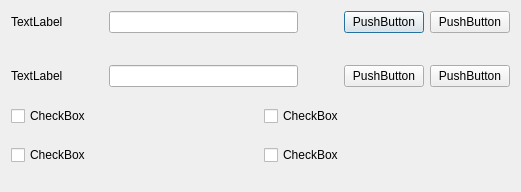
<?xml version="1.0" encoding="UTF-8"?>
<ui version="4.0">
 <class>Dialog</class>
 <widget class="QDialog" name="Dialog">
  <property name="geometry">
   <rect>
    <x>0</x>
    <y>0</y>
    <width>521</width>
    <height>192</height>
   </rect>
  </property>
  <property name="windowTitle">
   <string>Dialog</string>
  </property>
  <layout class="QGridLayout" name="gridLayout">
   <item row="0" column="0" colspan="2">
    <layout class="QHBoxLayout" name="horizontalLayout_4">
     <item>
      <widget class="QLabel" name="label">
       <property name="text">
        <string>TextLabel</string>
       </property>
      </widget>
     </item>
     <item>
      <spacer name="horizontalSpacer">
       <property name="orientation">
        <enum>Qt::Horizontal</enum>
       </property>
       <property name="sizeType">
        <enum>QSizePolicy::Fixed</enum>
       </property>
       <property name="sizeHint" stdset="0">
        <size>
         <width>40</width>
         <height>20</height>
        </size>
       </property>
      </spacer>
     </item>
     <item>
      <widget class="QLineEdit" name="lineEdit"/>
     </item>
     <item>
      <spacer name="horizontalSpacer_3">
       <property name="orientation">
        <enum>Qt::Horizontal</enum>
       </property>
       <property name="sizeType">
        <enum>QSizePolicy::Fixed</enum>
       </property>
       <property name="sizeHint" stdset="0">
        <size>
         <width>40</width>
         <height>10</height>
        </size>
       </property>
      </spacer>
     </item>
     <item>
      <widget class="QPushButton" name="pushButton">
       <property name="text">
        <string>PushButton</string>
       </property>
      </widget>
     </item>
     <item>
      <widget class="QPushButton" name="pushButton_2">
       <property name="text">
        <string>PushButton</string>
       </property>
      </widget>
     </item>
    </layout>
   </item>
   <item row="1" column="1">
    <spacer name="verticalSpacer">
     <property name="orientation">
      <enum>Qt::Vertical</enum>
     </property>
     <property name="sizeType">
      <enum>QSizePolicy::Fixed</enum>
     </property>
     <property name="sizeHint" stdset="0">
      <size>
       <width>20</width>
       <height>13</height>
      </size>
     </property>
    </spacer>
   </item>
   <item row="2" column="0" rowspan="3" colspan="2">
    <layout class="QVBoxLayout" name="verticalLayout">
     <item>
      <layout class="QHBoxLayout" name="horizontalLayout_3">
       <item>
        <widget class="QLabel" name="label_2">
         <property name="text">
          <string>TextLabel</string>
         </property>
        </widget>
       </item>
       <item>
        <spacer name="horizontalSpacer_2">
         <property name="orientation">
          <enum>Qt::Horizontal</enum>
         </property>
         <property name="sizeType">
          <enum>QSizePolicy::Fixed</enum>
         </property>
         <property name="sizeHint" stdset="0">
          <size>
           <width>40</width>
           <height>20</height>
          </size>
         </property>
        </spacer>
       </item>
       <item>
        <widget class="QLineEdit" name="lineEdit_2"/>
       </item>
       <item>
        <spacer name="horizontalSpacer_4">
         <property name="orientation">
          <enum>Qt::Horizontal</enum>
         </property>
         <property name="sizeType">
          <enum>QSizePolicy::Fixed</enum>
         </property>
         <property name="sizeHint" stdset="0">
          <size>
           <width>40</width>
           <height>13</height>
          </size>
         </property>
        </spacer>
       </item>
       <item>
        <widget class="QPushButton" name="pushButton_3">
         <property name="text">
          <string>PushButton</string>
         </property>
        </widget>
       </item>
       <item>
        <widget class="QPushButton" name="pushButton_4">
         <property name="text">
          <string>PushButton</string>
         </property>
        </widget>
       </item>
      </layout>
     </item>
     <item>
      <layout class="QHBoxLayout" name="horizontalLayout">
       <item>
        <widget class="QCheckBox" name="checkBox">
         <property name="text">
          <string>CheckBox</string>
         </property>
        </widget>
       </item>
       <item>
        <widget class="QCheckBox" name="checkBox_2">
         <property name="text">
          <string>CheckBox</string>
         </property>
        </widget>
       </item>
      </layout>
     </item>
     <item>
      <layout class="QHBoxLayout" name="horizontalLayout_2">
       <item>
        <widget class="QCheckBox" name="checkBox_3">
         <property name="text">
          <string>CheckBox</string>
         </property>
        </widget>
       </item>
       <item>
        <widget class="QCheckBox" name="checkBox_4">
         <property name="text">
          <string>CheckBox</string>
         </property>
        </widget>
       </item>
      </layout>
     </item>
    </layout>
   </item>
   <item row="3" column="1">
    <spacer name="verticalSpacer_2">
     <property name="orientation">
      <enum>Qt::Vertical</enum>
     </property>
     <property name="sizeType">
      <enum>QSizePolicy::Fixed</enum>
     </property>
     <property name="sizeHint" stdset="0">
      <size>
       <width>20</width>
       <height>13</height>
      </size>
     </property>
    </spacer>
   </item>
   <item row="4" column="1">
    <spacer name="verticalSpacer_3">
     <property name="orientation">
      <enum>Qt::Vertical</enum>
     </property>
     <property name="sizeType">
      <enum>QSizePolicy::Fixed</enum>
     </property>
     <property name="sizeHint" stdset="0">
      <size>
       <width>20</width>
       <height>13</height>
      </size>
     </property>
    </spacer>
   </item>
  </layout>
 </widget>
 <resources/>
 <connections/>
</ui>
